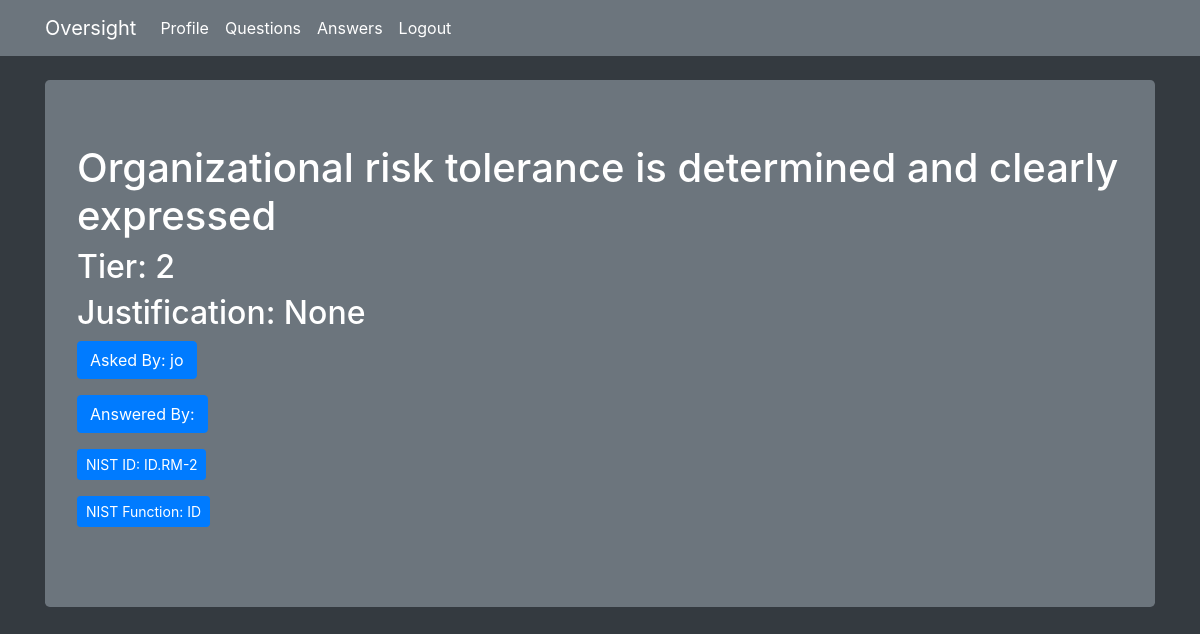
/question/23 (signed in), run on an earlier commit of the app's database.
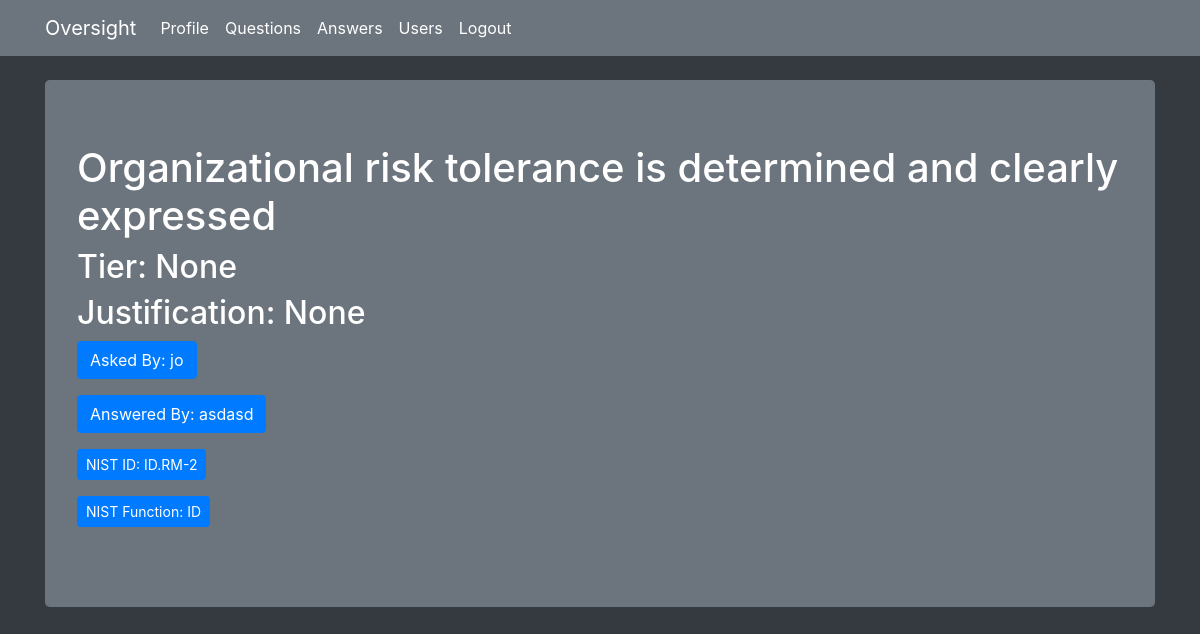
And on a later commit of the database.
### flaskqa/models.py (models this page shows, shortened)
class Question(db.Model):
    id = db.Column(db.Integer, primary_key=True)
    question = db.Column(db.Integer)
    answer = db.Column(db.Integer)
    asked_by_id = db.Column(db.Integer, db.ForeignKey('user.id'))
    expert_id = db.Column(db.Integer, db.ForeignKey('user.id'))
    nist_id = db.Column(db.String)
    nist_function = db.Column(db.String)
    nist_subcategory = db.Column(db.String)
    justification = db.Column(db.Text)

class User(UserMixin, db.Model):
    id = db.Column(db.Integer, primary_key=True)
    name = db.Column(db.String(50))
    password = db.Column(db.String(100))
    expert = db.Column(db.Boolean)
    admin = db.Column(db.Boolean)
    questions_asked = db.relationship(
        'Question',
        foreign_keys='Question.asked_by_id',
        backref='asker',
        lazy=True
    )
    answers_requested = db.relationship(
        'Question',
        foreign_keys='Question.expert_id',
        backref='expert',
        lazy=True
    )
    @property
    def unhashed_password(self):
        raise AttributeError('Cannot view unhashed password!')

### flaskqa/routes/main.py (the view)
@main.route('/question/<int:question_id>', methods=['GET', 'POST'])
@login_required
def question(question_id):
    if not current_user.expert:
        return redirect(url_for('main.index'))
    question = Question.query.get_or_404(question_id)
    if request.method == 'POST':
        question.answer = request.form['answer']
        db.session.commit()
        return redirect(url_for('main.unanswered'))
    context = {
        'question' : question
    }
    return render_template('question.html', **context)

### flaskqa/__init__.py (called while the page is built)
def create_app(config_file='settings.py'):
    app = Flask(__name__)
    app.config.from_pyfile(config_file)
    app.secret_key = b'\x10\x06@.\xcb\xac\xdb\xa7\xe8\x8d\xedi\x80O\ta.\xcc\x8a\x03&\x10C&'
    db.init_app(app)
    login_manager.init_app(app)
    login_manager.login_view = 'auth.login'
    @login_manager.user_loader
    def user_loader(user_id):
        return User.query.get(user_id)
    app.register_blueprint(main)
    app.register_blueprint(auth)
    app.cli.add_command(create_tables)
    return app

### flaskqa/templates/question.html (shortened to what this page needs)
{% extends 'base.html' %}
{% block content %}
<div class="jumbotron bg-secondary text-white">
        <h1>{{ question.question }}</h1>
        <h2>Tier: {{ question.answer }}</h2>
        <h2>Justification: {{ question.justification }}</h2>
        <p><a class="btn btn-primary btn-md">Asked By: {{ question.asker.name }}</a></p>
        <p><a class="btn btn-primary btn-md">Answered By: {{ question.expert.name }}</a></p>
        <p><a class="btn btn-primary btn-sm">NIST ID: {{ question.nist_id }}</a></p>
        <p><a class="btn btn-primary btn-sm">NIST Function: {{ question.nist_function }}</a></p>
      </div>
{% endblock %}

### flaskqa/templates/base.html (shortened to what this page needs)
<!DOCTYPE html>
<html lang="en">
  <head>
    <link rel="stylesheet" href="https://stackpath.bootstrapcdn.com/bootstrap/4.1.3/css/bootstrap.min.css">
  </head>
  <body class="bg-dark">
        <nav class="navbar navbar-expand-md navbar-dark bg-secondary mb-4">
      <div class="container">
        <div class="navbar-header">
        <a class="navbar-brand" href="#">Oversight</a>
        </div>
        <div class="collapse navbar-collapse" id="navbarNav">
          <ul class="navbar-nav">
            {% if current_user.is_authenticated %}
              <li class="nav-link"><a class="text-white" href="{{ url_for('main.chart') }}">Profile </a></li>
            {% endif %}
            {% if current_user.is_authenticated and current_user.expert %}
              <li class="nav-link"><a class="text-white" href="{{ url_for('main.unanswered') }}">Questions</a></li>
            {% endif %}
            {% if current_user.is_authenticated %}
              <li class="nav-link"><a class="text-white" href="{{ url_for('main.index') }}">Answers</a></li>
            {% endif %}
            {% if current_user.is_authenticated and current_user.admin %}
              <li class="nav-link"><a class="text-white" href="{{ url_for('main.users') }}">Users</a></li>
            {% endif %}
            {% if current_user.is_authenticated %}
              <li class="nav-link"><a class="text-white" href="{{ url_for('auth.logout') }}">Logout</a></li>
            {% endif %}
          </ul>
        </div>
      </div>
    </nav>
    <div class="container theme-showcase" role="main">
      {% block content %}{% endblock %}
    </div>
    <link rel="stylesheet" href="https://maxcdn.bootstrapcdn.com/bootstrap/4.3.1/css/bootstrap.min.css">
  </body>
</html>

What changed in the data, as far as the page shows it:
changed Question "Organizational risk tolerance is determined and clearly expressed": answer "2" → "None"
changed User "jo": admin False → True (drawn)
added User: expert.name "asdasd"
Also different on the page:
text now shown: "Users"
